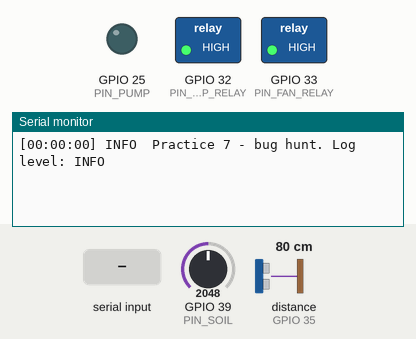
A sketch run on a simulated ESP32. Parts: switched loads named in the sketch (green lamp = pin HIGH), output pins drawn as LEDs (lit = HIGH), the last lines printed to the serial monitor. The test bench sets the inputs (shaded band); at power-on: GPIO 39 (PIN_SOIL) = 2048, distance to the obstacle (sensor on GPIO 35) 80 cm. The echo pulse lasts 58.3 µs per cm; pins used as bus, display or sensor lines are not drawn.

Above: at 1.7 s.
1.8 s: GPIO 39 (PIN_SOIL) set to 2866
At 3.0 s:
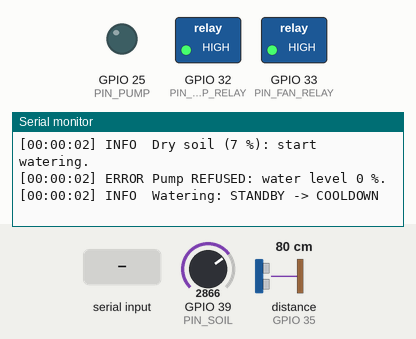
3.5 s: "log debug\n" received over Serial
At 4.6 s:
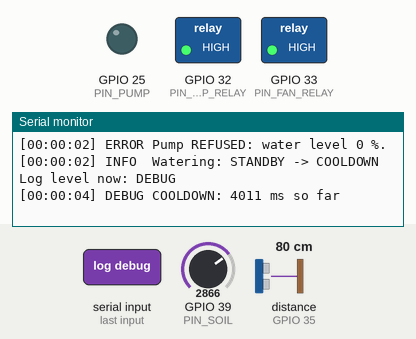
5.5 s: "log info\n" received over Serial
At 6.6 s:
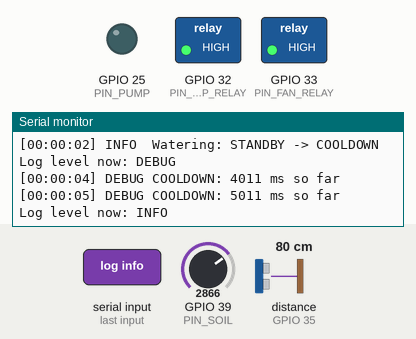
7.0 s: "log error\n" received over Serial
At 7.7 s:
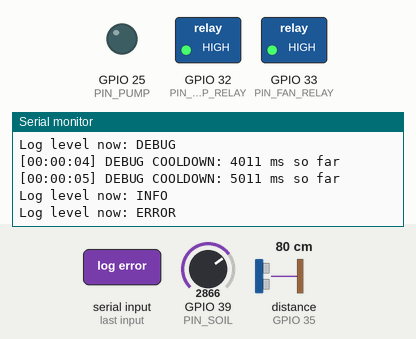

Measured:
- after the input at 1.8 s, the serial monitor: prints a new line after 0.20 s (image 1)
- after the input at 3.5 s, the serial monitor: prints a new line at once (image 2)
- after the input at 5.5 s, the serial monitor: prints a new line at once (image 3)
- after the input at 7.0 s, the serial monitor: prints a new line at once (image 4)

The sketch:

module08_bug_hunt.ino
```cpp
// Module 8 - Practice 7: hunting a bug with leveled logging
// Circuit: the Node 1 workbench (Module 7). Used here: pump D25, soil sensor on VN (GPIO 39),
// and the HC-SR04 (TRIG D15, ECHO D35). The logger module is in the tabs logger.h and logger.cpp.
//
// This sketch has ONE BUG ON PURPOSE. The symptom: when the soil is dry, the pump only flicks on for a moment
// every 2 seconds, although it should run for 3 seconds and then rest for 30 seconds.
// Commands in the Serial Monitor: log debug, log info, log error.

#include "logger.h"

const int PIN_PUMP = 25;  // MOSFET gate: HIGH = pump on
const int PIN_SOIL = 39;  // VN
const int PIN_TRIG = 15;
const int PIN_ECHO = 35;
const int PIN_LAMP_RELAY = 32;  // not used here: the lamp and fan relays are switched off so they stay quiet
const int PIN_FAN_RELAY = 33;

const int SOIL_DRY = 3000;          // your calibration results from Module 6
const int SOIL_WET = 1300;
const float DISTANCE_EMPTY = 20.0;
const float DISTANCE_FULL = 5.0;

const int SOIL_WATERING_THRESHOLD = 30;
const int MIN_WATER_LEVEL = 20;
const unsigned long CHECK_INTERVAL = 2000;  // STANDBY: check the soil every 2 seconds
const unsigned long WATERING_TIME = 3000;   // WATERING: the pump runs for 3 seconds
const unsigned long COOLDOWN_TIME = 30000;  // COOLDOWN: rest 30 seconds

enum WateringState { STANDBY, WATERING, COOLDOWN };
WateringState state = STANDBY;
unsigned long stateStartTime = 0;  // when the current state started
unsigned long lastCheckTime = 0;
unsigned long lastDebugTime = 0;

// ---------- A Serial line reader that never waits (same as Practice 5) ----------
const int MAX_LINE_LENGTH = 40;
char line[MAX_LINE_LENGTH + 1];
int lineLength = 0;

bool lineReady() {
  while (Serial.available() > 0) {
    char letter = Serial.read();
    if (letter == '\n') {
      line[lineLength] = '\0';
      lineLength = 0;
      return true;
    }
    if (letter != '\r' && lineLength < MAX_LINE_LENGTH) {
      line[lineLength] = letter;
      lineLength++;
    }
  }
  return false;
}

void checkSerialCommand() {
  if (!lineReady()) {
    return;
  }
  String command = line;
  command.trim();
  command.toLowerCase();
  if (command == "log debug") {
    setLogLevel(LEVEL_DEBUG);
  } else if (command == "log info") {
    setLogLevel(LEVEL_INFO);
  } else if (command == "log error") {
    setLogLevel(LEVEL_ERROR);
  } else {
    Serial.println("Unknown command. Try: log debug, log info, log error");
    return;
  }
  Serial.print("Log level now: ");
  Serial.println(logLevelName(logLevel()));
}

int readSoilPercent() {
  long sum = 0;
  for (int i = 0; i < 20; i++) {
    sum += analogRead(PIN_SOIL);
  }
  int percent = map(sum / 20, SOIL_DRY, SOIL_WET, 0, 100);
  return constrain(percent, 0, 100);
}

int readWaterLevel() {
  digitalWrite(PIN_TRIG, LOW);
  delayMicroseconds(2);
  digitalWrite(PIN_TRIG, HIGH);
  delayMicroseconds(10);
  digitalWrite(PIN_TRIG, LOW);
  unsigned long duration = pulseIn(PIN_ECHO, HIGH, 30000);
  if (duration == 0) {
    return -1;
  }
  float distance = duration / 58.0;
  int percent = (DISTANCE_EMPTY - distance) * 100 / (DISTANCE_EMPTY - DISTANCE_FULL);
  return constrain(percent, 0, 100);
}

const char* stateName(WateringState s) {
  if (s == STANDBY) {
    return "STANDBY";
  }
  if (s == WATERING) {
    return "WATERING";
  }
  return "COOLDOWN";
}

void moveTo(WateringState newState) {
  logInfo("Watering: %s -> %s", stateName(state), stateName(newState));
  state = newState;
  unsigned long stateStartTime = millis();  // note when the new state started
}

void startWatering() {
  int waterLevel = readWaterLevel();
  logDebug("Water level: %d %%", waterLevel);
  if (waterLevel < MIN_WATER_LEVEL) {
    logError("Pump REFUSED: water level %d %%.", waterLevel);
    moveTo(COOLDOWN);
    return;
  }
  digitalWrite(PIN_PUMP, HIGH);
  logInfo("Pump on.");
  moveTo(WATERING);
}

void runWatering() {
  unsigned long now = millis();

  // Details for the bug hunt: how long in this state so far? Once per second so Serial isn't flooded.
  if (state != STANDBY && now - lastDebugTime >= 1000) {
    lastDebugTime = now;
    logDebug("%s: %lu ms so far", stateName(state), now - stateStartTime);
  }

  if (state == STANDBY) {
    if (now - lastCheckTime >= CHECK_INTERVAL) {
      lastCheckTime = now;
      int soil = readSoilPercent();
      logDebug("STANDBY: soil %d %% (threshold %d %%)", soil, SOIL_WATERING_THRESHOLD);
      if (soil < SOIL_WATERING_THRESHOLD) {
        logInfo("Dry soil (%d %%): start watering.", soil);
        startWatering();
      }
    }
  } else if (state == WATERING) {
    if (now - stateStartTime >= WATERING_TIME) {
      digitalWrite(PIN_PUMP, LOW);
      logInfo("Pump off.");
      moveTo(COOLDOWN);
    }
  } else if (state == COOLDOWN) {
    if (now - stateStartTime >= COOLDOWN_TIME) {
      moveTo(STANDBY);
    }
  }
}

void setup() {
  Serial.begin(115200);
  delay(500);
  pinMode(PIN_PUMP, OUTPUT);
  digitalWrite(PIN_PUMP, LOW);
  pinMode(PIN_TRIG, OUTPUT);
  digitalWrite(PIN_TRIG, LOW);
  pinMode(PIN_ECHO, INPUT);
  pinMode(PIN_LAMP_RELAY, OUTPUT);
  digitalWrite(PIN_LAMP_RELAY, HIGH);  // active-LOW relay: HIGH = off
  pinMode(PIN_FAN_RELAY, OUTPUT);
  digitalWrite(PIN_FAN_RELAY, HIGH);
  Serial.println();
  logInfo("Practice 7 - bug hunt. Log level: %s", logLevelName(logLevel()));
}

void loop() {
  checkSerialCommand();
  runWatering();
}
```

logger.cpp
```cpp
// logger.cpp - the code of the logger module. Its functions are listed in logger.h.
#include <Arduino.h>
#include <stdarg.h>     // va_list: the "three dots" (...) arguments of logDebug, logInfo, and logError
#include <esp_timer.h>  // esp_timer_get_time()
#include "logger.h"

static LogLevel currentLevel = LEVEL_INFO;  // default: DEBUG is hidden

void setLogLevel(LogLevel level) {
  currentLevel = level;
}

LogLevel logLevel() {
  return currentLevel;
}

const char* logLevelName(LogLevel level) {
  if (level == LEVEL_DEBUG) {
    return "DEBUG";
  }
  if (level == LEVEL_INFO) {
    return "INFO";
  }
  return "ERROR";
}

// The heart of the three log functions: filters the level, then prints [hours:minutes:seconds since power-up], the level, and the message.
static void printLog(LogLevel level, const char* format, va_list args) {
  if (level < currentLevel) {
    return;  // too detailed for the level chosen now
  }
  char message[160];
  vsnprintf(message, sizeof(message), format, args);  // like snprintf, but its arguments are passed on from "..."
  unsigned long seconds = esp_timer_get_time() / 1000000;  // seconds since power-up (Concept 3)
  // %02lu = unsigned long number, at least 2 digits (05, not 5); %-5s = text left-aligned, 5 characters wide
  Serial.printf("[%02lu:%02lu:%02lu] %-5s %s\n", seconds / 3600, (seconds / 60) % 60, seconds % 60,
                logLevelName(level), message);
}

void logDebug(const char* format, ...) {
  va_list args;
  va_start(args, format);
  printLog(LEVEL_DEBUG, format, args);
  va_end(args);
}

void logInfo(const char* format, ...) {
  va_list args;
  va_start(args, format);
  printLog(LEVEL_INFO, format, args);
  va_end(args);
}

void logError(const char* format, ...) {
  va_list args;
  va_start(args, format);
  printLog(LEVEL_ERROR, format, args);
  va_end(args);
}
```

logger.h
```cpp
// logger.h - leveled log messages to the Serial Monitor: DEBUG, INFO, ERROR (Module 8)
// Use it like Serial.printf(), for example: logInfo("pump running for %d seconds", seconds);
#pragma once

enum LogLevel { LEVEL_DEBUG, LEVEL_INFO, LEVEL_ERROR };

void setLogLevel(LogLevel level);          // messages below this level are not printed
LogLevel logLevel();                       // the level in effect now
const char* logLevelName(LogLevel level);  // "DEBUG", "INFO", or "ERROR"

void logDebug(const char* format, ...);  // details for bug hunting
void logInfo(const char* format, ...);   // important everyday events
void logError(const char* format, ...);  // something is wrong and needs attention
```
